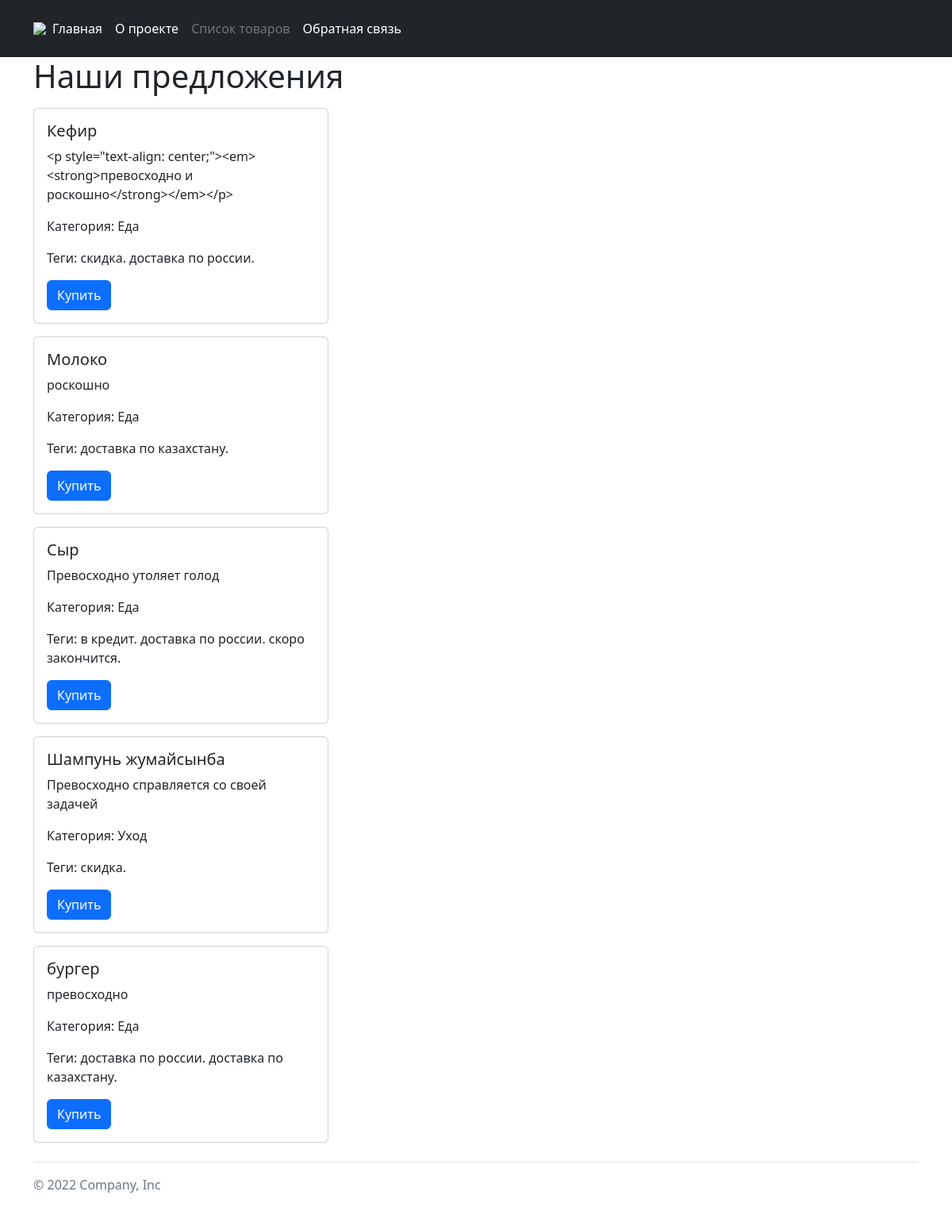
The app's page /catalog/, older data.
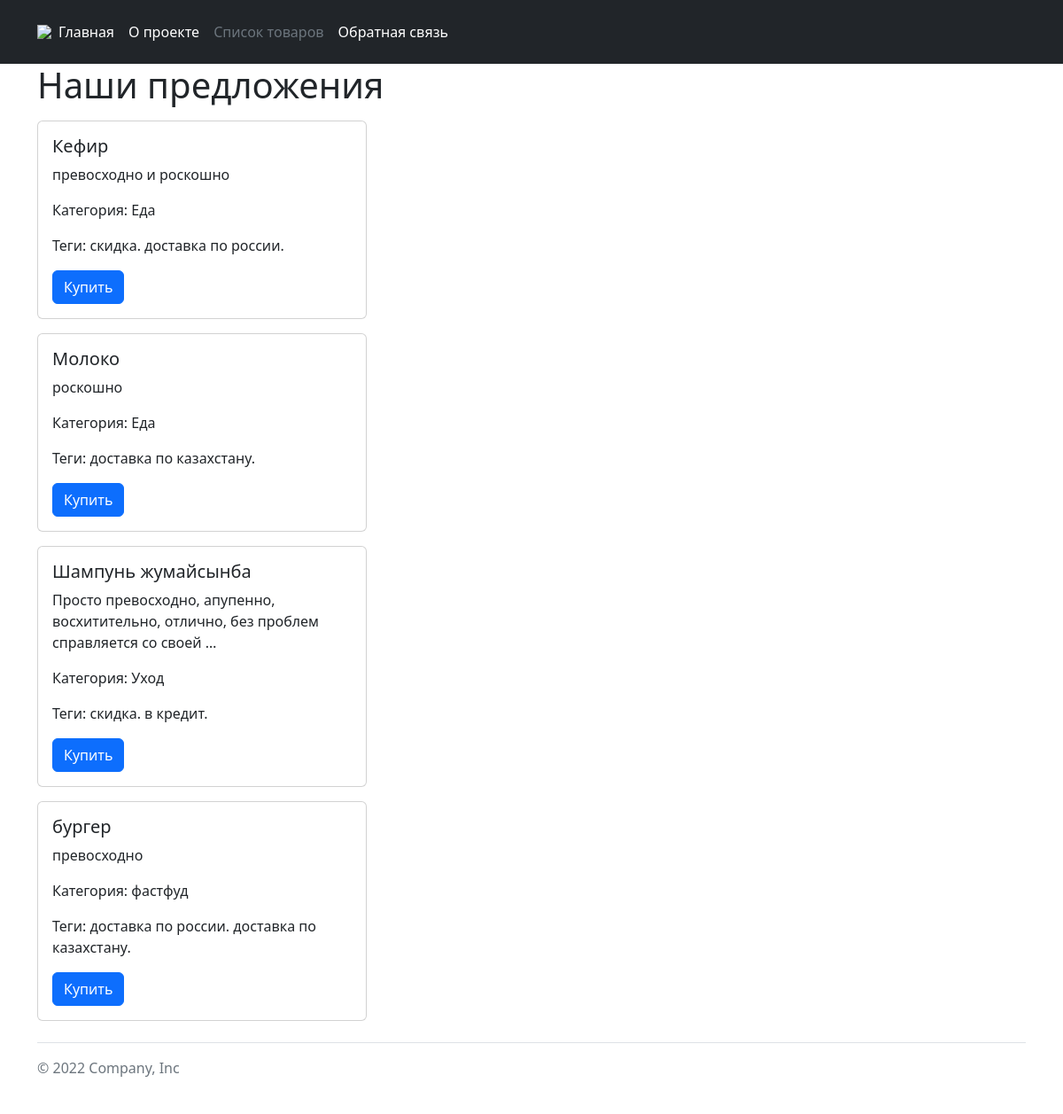
The same page, newer data.
### catalog/models.py (models this page shows, shortened)
class catalog_item(catalog):
    text = HTMLField(
        validators=[validate_must_be_param('превосходно', 'роскошно')],
        verbose_name="описание",
        help_text="должно содержаться слово превосходно или роскошно"
    )
    objects = ItemManager()
    category = models.ForeignKey(
        catalog_category(),
        on_delete=models.CASCADE,
        verbose_name="категория",
        help_text="выберете категорию"
    )
    tags = models.ManyToManyField(
        catalog_tag(),
        verbose_name="теги"
    )
    is_on_main = models.BooleanField(
        default=False,
        verbose_name="в главном"
    )
    class Meta:
        verbose_name = "товар"
        verbose_name_plural = "товары"

class catalog_tag(catalog_slug):
    class Meta:
        verbose_name = "тег"
        verbose_name_plural = "теги"

### core/models.py (models this page shows, shortened)
class catalog(models.Model):
    is_published = models.BooleanField(
        default=True,
        verbose_name="опубликовано"
    )
    name = models.CharField(
        max_length=150,
        verbose_name="название",
        help_text="максимально 150 символов"
    )
    class Meta:
        abstract = True

class catalog_slug(catalog):
    slug = models.SlugField(
        max_length=200,
        unique=True,
        verbose_name="название для url",
        help_text="максимальная длина - 200 символов, \
            только цифры, буквы латиницы и символы - и _"
    )

### catalog/views.py (the view)
# urls.py: path('', views.item_list, name='item_list'),
def item_list(request):
    items = Item.objects.catalog().order_by('name', 'category')
    context = {
        'items': items,
    }
    return render(request, 'catalog/item_list.html', context)

### catalog/models.py (called while the page is built)
    def catalog(self):
        return (
            self.get_queryset()
                .filter(is_published=True)
                .select_related('category')
                .order_by('category__name')
                .prefetch_related(
                    Prefetch('tags', queryset=catalog_tag.objects.all())
                )
        )

### templates/catalog/item_list.html
{% extends 'base.html' %}
{% load static %}
{% block content %}
    <div class="container">
        <h1>Наши предложения</h1>
        {% for item in items %}
        {% include "includes/item_card.html" %}
        {% endfor %}
    </div>
{% endblock %}

### templates/includes/item_card.html
{% with request.resolver_match.view_name as view_name %}
<div class="card item col-4 my-3">
    <div class="card-body">
        <h5 class="card-title">{{ item.name }}</h5>
        {% if view_name != 'catalog:item_detail' %}
            <p class="card-text">{{ item.text|truncatewords_html:10 }}</p>
        {% else %}
            <p class="card-text">{{ item.text }}</p>
        {% endif %}
        <p class="card-text">Категория: {{ item.category.name }}</p>
        <p class="card-text">
            Теги:
            {% for tag in item.tags.all %}
                {{ tag.name }}.
            {% endfor %}
        </p>
        <a href="#" class="btn btn-primary">Купить</a>
    </div>
</div>
{% endwith %}

Row changes from the older to the newer data that the page shows:
no longer on this page (row edited): catalog_item: name "Сыр", text "Превосходно утоляет голод", category.name "Еда", catalog_tag (name "в кредит"), catalog_tag (name "доставка по россии")
no longer on this page (row unchanged): catalog_tag: name "скоро закончится", shown under "Сыр"
changed catalog_item "Кефир": text "<p style=\"text-align: center;\"><em><strong>превосходно и роскошно</strong></em></p>" → "превосходно и роскошно"
changed catalog_item "Шампунь жумайсынба": text "Превосходно справляется со своей задачей" → "Просто превосходно, апупенно, восхитительно, отлично, без проблем справляется со своей …"; gains catalog_tag (name "в кредит")
changed catalog_item "бургер": category.name "Еда" → "фастфуд"
